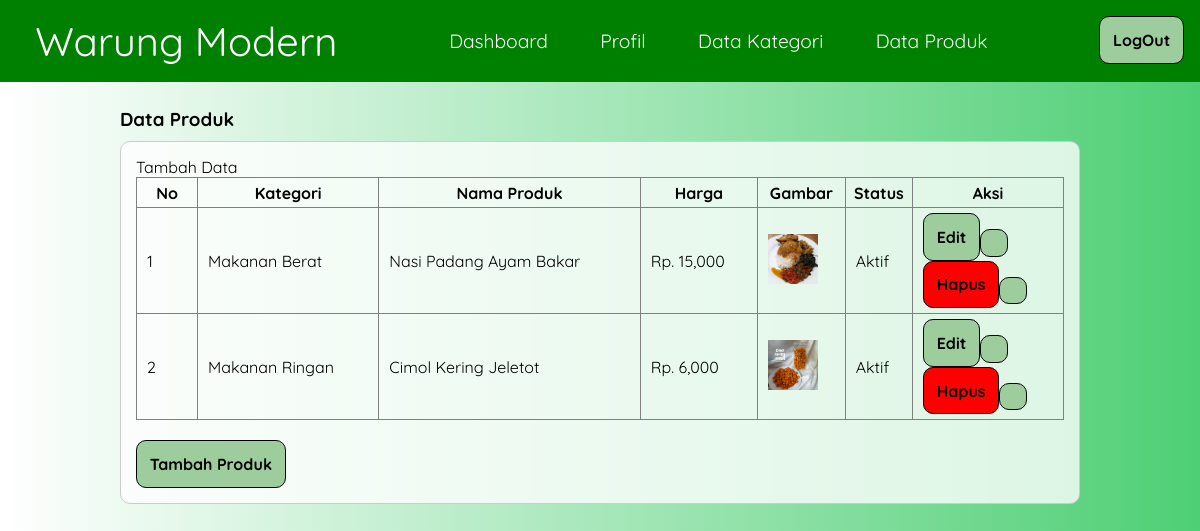
/data-produk.php (signed in), run on the app's committed database.
### tables this page shows
CREATE TABLE `tb_product` (
  `product_id` int(11) NOT NULL,
  `category_id` int(11) NOT NULL,
  `product_name` varchar(100) NOT NULL,
  `product_price` int(11) NOT NULL,
  `product_description` text NOT NULL,
  `product_image` varchar(100) NOT NULL,
  `product_status` tinyint(1) NOT NULL,
  `data_created` timestamp NOT NULL DEFAULT current_timestamp()
);

CREATE TABLE `tb_category` (
  `category_id` int(11) NOT NULL,
  `category_name` varchar(25) NOT NULL
);

### data-produk.php (the view, shortened to what this page needs)
<?php
	include 'db.php';
?>
<!DOCTYPE html>
<html>
<head>
	<link rel="stylesheet" type="text/css" href="css/style.css">
</head>
<body>
	<header>
	<div class="page-header">
		<div class="logo">
			<p>Warung Modern</p>
		</div>
		<div id="navigation-bar" class="nav-bar">
			<a href="dashboard.php" class="active">Dashboard</a>
			<a href="profil.php">Profil</a>
			<a href="data-kategori.php">Data Kategori</a>
			<a href="data-produk.php">Data Produk</a>
		</div>
		<a href="keluar.php" onclick="return confirmLogout()" target="_blank"><div class="header-right"><button>LogOut</button></div></a>
		</div>
	</header>
	<div class="section">
		<div class="container">
			<h3>Data Produk</h3>
			<div class="box">
				<p><a href="tambah-produk.php">Tambah Data</a></p>
				<table border="1" cellspacing="0" class="table">
					<thead>
						<tr>
							<th width="60px">No</th>
							<th>Kategori</th>
							<th>Nama Produk</th>
							<th>Harga</th>
							<th>Gambar</th>
							<th>Status</th>
							<th width="150px">Aksi</th>
						</tr>
					</thead>
					<tbody>
						<?php
							$no = 1;
							$produk = mysqli_query($conn, "SELECT * FROM tb_product LEFT JOIN tb_category USING (category_id) ORDER BY product_id DESC");
							if(mysqli_num_rows($produk) > 0){
							while($row = mysqli_fetch_array($produk)){
						?>
						<tr>
							<td><?php echo $no++ ?></td>
							<td><?php echo $row['category_name'] ?></td>
							<td><?php echo $row['product_name'] ?></td>
							<td>Rp. <?php echo number_format($row['product_price']) ?></td>
							<td><a href="produk/<?php echo $row['product_image'] ?>" target="_blank"> <img src="produk/<?php echo $row['product_image'] ?>" width="50px"> </a></td>
							<td><?php echo ($row['product_status'] == 0)? 'Tidak Aktif':'Aktif'; ?></td>
							<td>
								<button><a href="edit-produk.php?id=<?php echo $row['product_id'] ?>">Edit</a><button><button style="background-color:red;"><a href="proses-hapus.php?idp=<?php echo $row['product_id'] ?>" onclick="return confirm('Yakin ingin hapus ?')">Hapus</a><button>
							</td>
						</tr>
						<?php }}else{ ?>
							<tr>
								<td colspan="7">Tidak ada data</td>
							</tr>
						<?php } ?>
					</tbody>
				</table>
				<br>
				<button><a href="tambah-produk.php">Tambah Produk</a></button>
			</div>
		</div>
	</div>
</body>
</html>

### css/style.css (style rules this page uses)
* { padding:0; margin:0; font-family: 'Quicksand', sans-serif; }
body { background: linear-gradient(to left, rgba(34, 195, 82, 0.8), rgba(255, 255, 255, 0.8)); }
a { color: inherit; text-decoration: none; }
.page-header { background-color: #008000; padding: 1rem; display: flex; justify-content: space-between; }
.logo { color: white; align-self: center; margin-left: 1.2rem; font-size: 2.5rem; }
.nav-bar { margin: auto; }
.nav-bar a { color: white; padding: 1.5rem; cursor: pointer; text-decoration: none; font-size: 1.2rem; }
button { color: black; background-color: #9dcd9d; font-size: 1rem; font-weight: bold; border: 1px solid black; border-radius: 10px; padding: 0.8rem; }
.container { width: 80%; margin:0 auto; }
.container:after { content: ''; display: block; clear: both; }
.section { padding:25px 0; }
.box { background-color: rgba(255, 255, 255, 0.784); border:1px solid #ccc; padding:15px; box-sizing: border-box; margin:10px 0 25px 0; border-radius: 10px; }
.box:after { content: ''; display: block; clear: both; }
.table { width: 100%; border-collapse: collapse; }
.table tr { height: 30px; }
.table tr td { padding:5px 10px; }

### data on the page
tb_product: category.category_name "Makanan Berat", product_name "Nasi Padang Ayam Bakar", product_price "15,000", product_image (picture), product_status "Aktif"
tb_product: category.category_name "Makanan Ringan", product_name "Cimol Kering Jeletot", product_price "6,000", product_image (picture), product_status "Aktif"
